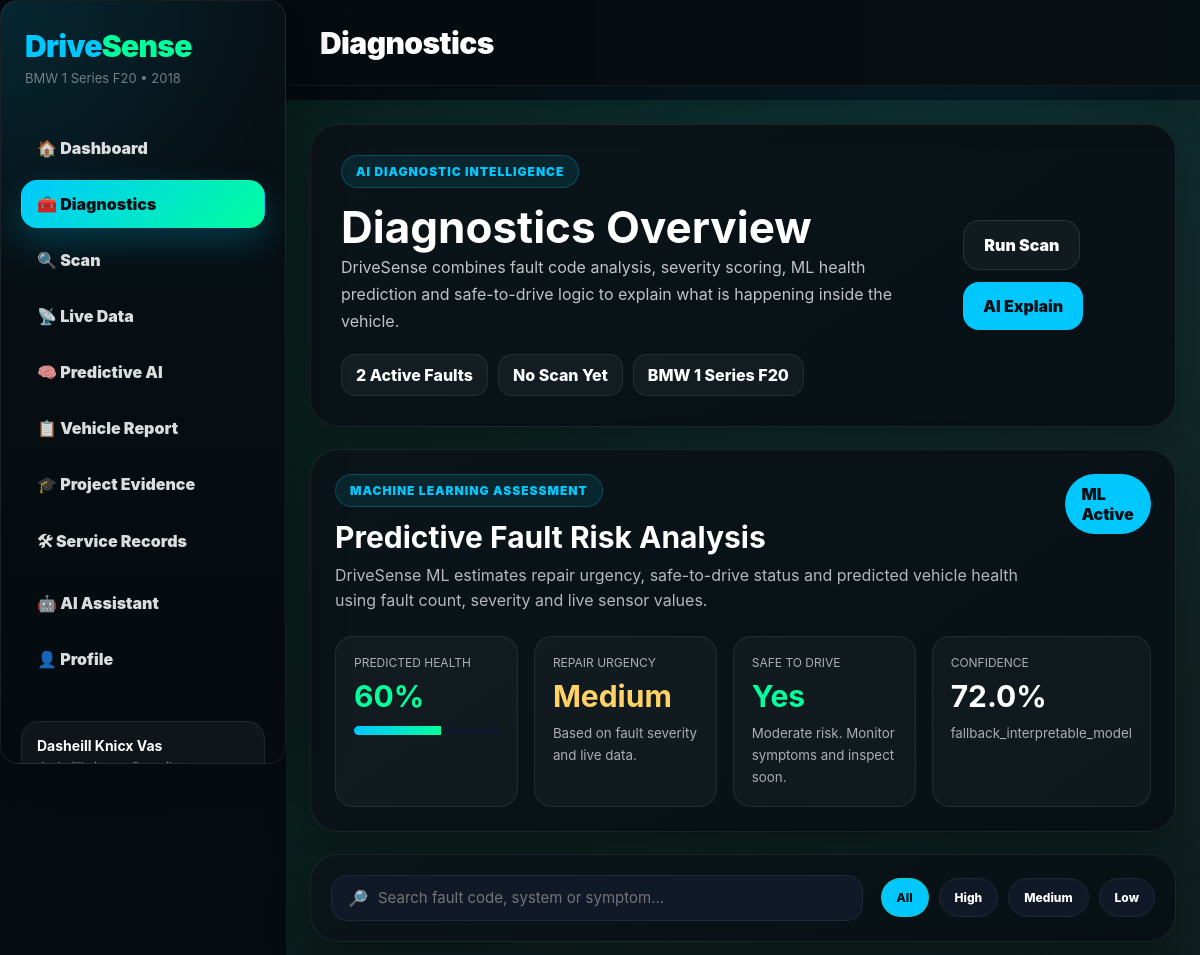
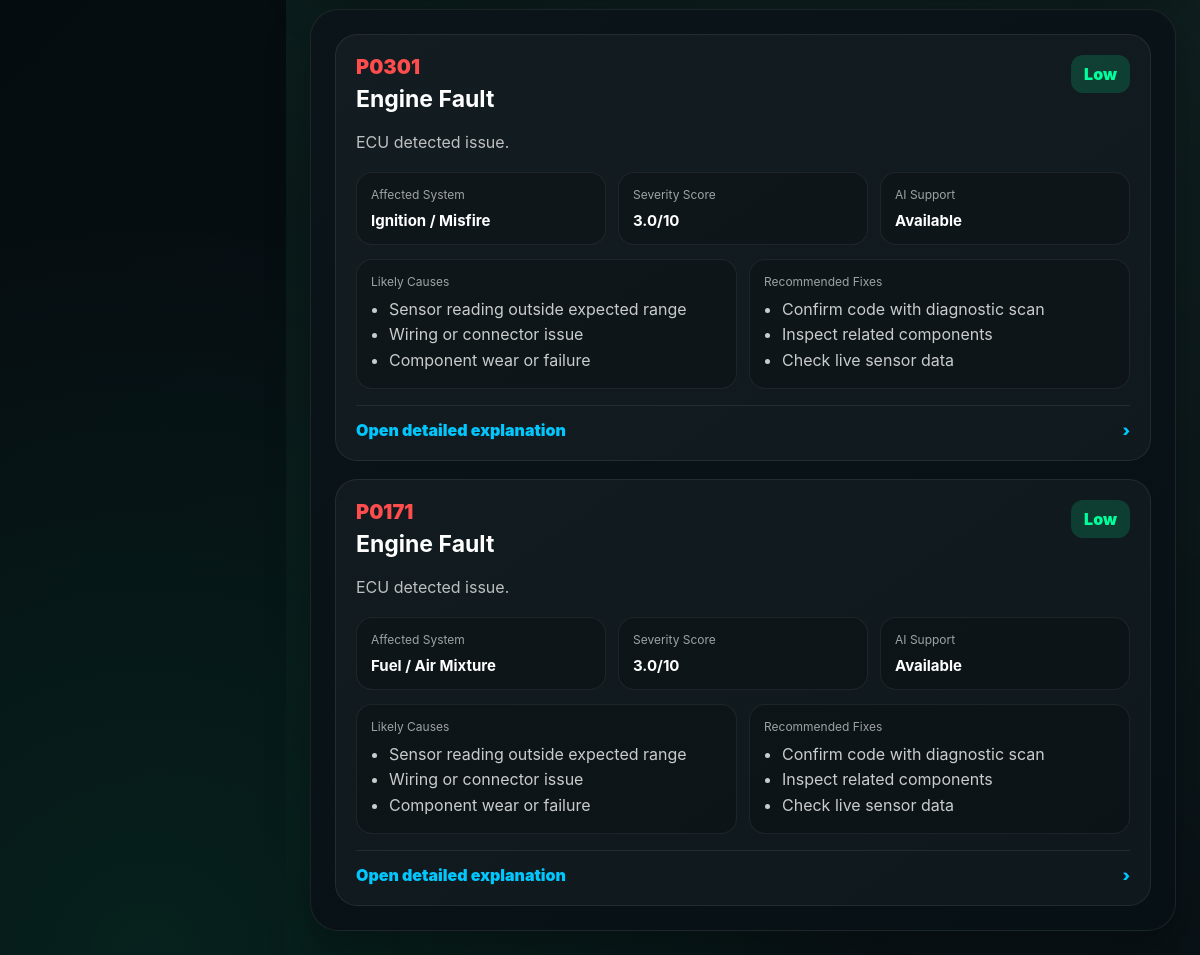
/diagnostics (signed in), run on the app's committed database (2 pictures, top to bottom).
### tables this page shows
CREATE TABLE users (
            id INTEGER PRIMARY KEY AUTOINCREMENT,
            name TEXT NOT NULL,
            email TEXT UNIQUE NOT NULL,
            password_hash TEXT NOT NULL,
            vehicle_name TEXT DEFAULT 'BMW 1 Series F20',
            vehicle_year TEXT DEFAULT '2018',
            vehicle_model TEXT DEFAULT '118i M Sport',
            vehicle_engine TEXT DEFAULT '1.5L Petrol',
            fuel_type TEXT DEFAULT 'Petrol',
            vehicle_mileage INTEGER DEFAULT 65081,
            vin_number TEXT DEFAULT '',
            registration_plate TEXT DEFAULT '',
            mot_expiry TEXT DEFAULT '',
            insurance_expiry TEXT DEFAULT '',
            notifications TEXT DEFAULT 'Enabled',
            obd_port TEXT DEFAULT 'COM5',
            created_at TEXT NOT NULL
        , vehicle_make TEXT DEFAULT 'BMW', vehicle_colour TEXT DEFAULT 'White', top_speed TEXT DEFAULT '130 mph', zero_to_sixty TEXT DEFAULT '8.7 seconds', gearbox TEXT DEFAULT '8 speed automatic', power TEXT DEFAULT '134 BHP', max_torque TEXT DEFAULT '220 Nm at 1,250 rpm', engine_capacity TEXT DEFAULT '1,499 cc', cylinders TEXT DEFAULT '3', fuel_consumption_city TEXT DEFAULT '44.1 mpg', fuel_consumption_extra_urban TEXT DEFAULT '61.4 mpg', fuel_consumption_combined TEXT DEFAULT '54.3 mpg', co2_emission TEXT DEFAULT '122 g/km', co2_label TEXT DEFAULT 'D', tax_status TEXT DEFAULT 'Taxed', tax_due TEXT DEFAULT '2027-05-01', mot_status TEXT DEFAULT 'MOT', mot_pass_rate TEXT DEFAULT '100%', mot_passed_count INTEGER DEFAULT 8, mot_failed_count INTEGER DEFAULT 0, mot_advisory_count INTEGER DEFAULT 0, mot_failed_items_count INTEGER DEFAULT 0, ncap_rating TEXT DEFAULT '5 stars', ncap_adult TEXT DEFAULT '91%', ncap_children TEXT DEFAULT '83%', ncap_pedestrian TEXT DEFAULT '63%', ncap_safety_systems TEXT DEFAULT '86%', ncap_overall TEXT DEFAULT '83%', width TEXT DEFAULT '1765 mm', height TEXT DEFAULT '1421 mm', length TEXT DEFAULT '4329 mm', wheel_base TEXT DEFAULT '2690 mm', kerb_weight TEXT DEFAULT '1320 kg', max_allowed_weight TEXT DEFAULT '1885 kg', fuel_tank_capacity TEXT DEFAULT '52 l', fuel_delivery TEXT DEFAULT 'Direct Injection', number_of_doors TEXT DEFAULT '5', number_of_seats TEXT DEFAULT '5', number_of_axles TEXT DEFAULT '2', engine_number TEXT DEFAULT '40255303');

CREATE TABLE scan_history (
            id INTEGER PRIMARY KEY AUTOINCREMENT,
            scan_time TEXT NOT NULL,
            vehicle_name TEXT,
            health_score INTEGER,
            ml_health_score INTEGER,
            repair_urgency TEXT,
            safe_to_drive INTEGER,
            confidence REAL,
            fault_count INTEGER,
            fault_codes TEXT,
            rpm REAL,
            speed REAL,
            coolant_temp REAL,
            engine_load REAL
        );

### app/routes.py (the view)
@main.route("/diagnostics")
@login_required
def diagnostics():
    return render_template(
        "diagnostics.html",
        active_page="diagnostics",
        faults=_get_faults(),
        **_vehicle_context()
    )

### templates/diagnostics.html (shortened to what this page needs)
{% extends "base.html" %}
{% block content %}
<div class="fade-in diagnosticsPage">
  <section class="diagHero glass">
    <div>
      <div class="heroBadge">AI DIAGNOSTIC INTELLIGENCE</div>
      <h1>Diagnostics Overview</h1>
      <p>
        DriveSense combines fault code analysis, severity scoring, ML health prediction
        and safe-to-drive logic to explain what is happening inside the vehicle.
      </p>
      <div class="heroMeta">
        <span>{{ faults|length if faults else 0 }} Active Faults</span>
        <span>{% if last_scan %}{{ last_scan }}{% else %}No Scan Yet{% endif %}</span>
        <span>{{ vehicle_name }}</span>
      </div>
    </div>
    <div class="diagHeroActions">
      <a class="btnGhost" href="/scan">Run Scan</a>
      {% if faults and faults|length > 0 %}
        <a class="btnPrimary" href="/ai?code={{ faults[0].code }}">AI Explain</a>
      {% else %}
        <a class="btnPrimary" href="/ai">AI Explain</a>
      {% endif %}
    </div>
  </section>
  <section class="mlDiagCard glass">
    <div class="mlDiagHeader">
      <div>
        <div class="heroBadge">MACHINE LEARNING ASSESSMENT</div>
        <h2>Predictive Fault Risk Analysis</h2>
        <p>
          DriveSense ML estimates repair urgency, safe-to-drive status and predicted vehicle health
          using fault count, severity and live sensor values.
        </p>
      </div>
      <div class="mlDiagBadge">ML Active</div>
    </div>
    <div class="mlDiagGrid">
      <div class="mlDiagBox">
        <span>Predicted Health</span>
        <strong class="green">{{ ml_health_score }}%</strong>
        <div class="progressBar">
          <div style="width: {{ ml_health_score }}%"></div>
        </div>
      </div>
      <div class="mlDiagBox">
        <span>Repair Urgency</span>
        {% if repair_urgency == "Critical" %}
          <strong class="red">{{ repair_urgency }}</strong>
        {% elif repair_urgency == "High" %}
          <strong class="orange">{{ repair_urgency }}</strong>
        {% elif repair_urgency == "Medium" %}
          <strong class="yellow">{{ repair_urgency }}</strong>
        {% else %}
          <strong class="green">{{ repair_urgency }}</strong>
        {% endif %}
        <small>Based on fault severity and live data.</small>
      </div>
      <div class="mlDiagBox">
        <span>Safe To Drive</span>
        {% if safe_to_drive %}
          <strong class="green">Yes</strong>
        {% else %}
          <strong class="red">No</strong>
        {% endif %}
        <small>{{ ml_message }}</small>
      </div>
      <div class="mlDiagBox">
        <span>Confidence</span>
        <strong>{{ (ml_confidence * 100)|round(0) }}%</strong>
        <small>{{ ml_model_used }}</small>
      </div>
    </div>
  </section>
  <section class="diagControls glass">
    <div class="searchbox">
      <span>🔎</span>
      <input id="faultSearch" type="text" placeholder="Search fault code, system or symptom...">
    </div>
    <div class="chips" id="severityChips">
      <button class="chip active" data-filter="all">All</button>
      <button class="chip" data-filter="high">High</button>
      <button class="chip" data-filter="medium">Medium</button>
      <button class="chip" data-filter="low">Low</button>
    </div>
  </section>
  <section class="faultPanel glass">
    {% if faults and faults|length > 0 %}
      <div class="faultList" id="faultList">
        {% for f in faults %}
          <a class="faultCard"
             href="/fault/{{ f.code }}"
             data-code="{{ f.code }}"
             data-title="{{ f.title }}"
             data-sev="{{ f.sev_class }}">
            <div class="faultTop">
              <div>
                <div class="faultCode">{{ f.code }}</div>
                <h3>{{ f.title }}</h3>
              </div>
              <div class="faultSeverity {{ f.sev_class }}">
                {{ f.severity_label }}
              </div>
            </div>
            <p class="faultDefinition">
              {{ f.definition if f.definition else "No description available." }}
            </p>
            <div class="intelligenceGrid">
              <div>
                <span>Affected System</span>
                {% if f.code.startswith("P03") %}
                  <strong>Ignition / Misfire</strong>
                {% elif f.code.startswith("P01") %}
                  <strong>Fuel / Air Mixture</strong>
                {% elif f.code.startswith("P04") %}
                  <strong>Emissions / EGR</strong>
                {% else %}
                  <strong>Engine Management</strong>
                {% endif %}
              </div>
              <div>
                <span>Severity Score</span>
                <strong>{{ f.severity_score }}/10</strong>
              </div>
              <div>
                <span>AI Support</span>
                <strong>Available</strong>
              </div>
            </div>
            <div class="causeFixGrid">
              <div>
                <span>Likely Causes</span>
                {% if f.causes %}
                  <ul>
                    {% for cause in f.causes[:3] %}
                      <li>{{ cause }}</li>
                    {% endfor %}
                  </ul>
                {% else %}
                  <ul>
                    <li>Sensor reading outside expected range</li>
                    <li>Wiring or connector issue</li>
                    <li>Component wear or failure</li>
                  </ul>
                {% endif %}
              </div>
              <div>
                <span>Recommended Fixes</span>
                {% if f.solutions %}
                  <ul>
                    {% for solution in f.solutions[:3] %}
                      <li>{{ solution }}</li>
                    {% endfor %}
                  </ul>
                {% else %}
                  <ul>
                    <li>Confirm code with diagnostic scan</li>
                    <li>Inspect related components</li>
                    <li>Check live sensor data</li>
                  </ul>
                {% endif %}
              </div>
            </div>
            <div class="faultFooter">
              <span>Open detailed explanation</span>
              <span>›</span>
            </div>
          </a>
        {% endfor %}
      </div>
    {% else %}
      <div class="emptyState">
        <h2>No faults detected</h2>
        <p>Run a scan to populate diagnostics and AI fault explanations.</p>
        <a class="btnPrimary" href="/scan">Run Scan</a>
      </div>
    {% endif %}
  </section>
</div>
{% endblock %}

### templates/base.html (shortened to what this page needs)
<!doctype html>
<html lang="en" data-theme="dark">
<head>
  <link rel="stylesheet" href="{{ url_for('static', filename='css/style.css') }}">
</head>
<body>
<div class="app-wrapper">
    <aside class="sidebar" id="sidebar">
        <div>
            <div class="logo">
                <h2>Drive<span>Sense</span></h2>
                <span class="vehicle-label">
                    {{ vehicle_name }} • {{ vehicle_year }}
                </span>
            </div>
            <nav class="nav-links">
                <a href="/" class="{% if active_page == 'dashboard' %}active{% endif %}">
                    <span>🏠 Dashboard</span>
                </a>
                <a href="/diagnostics" class="{% if active_page == 'diagnostics' %}active{% endif %}">
                    <span>🧰 Diagnostics</span>
                </a>
                <a href="/scan" class="{% if active_page == 'scan' %}active{% endif %}">
                    <span>🔍 Scan</span>
                </a>
                <a href="/live" class="{% if active_page == 'live' %}active{% endif %}">
                    <span>📡 Live Data</span>
                </a>
                <a href="/predictive" class="{% if active_page == 'predictive' %}active{% endif %}">
                    <span>🧠 Predictive AI</span>
                </a>
                <a href="/vehicle-report" class="{% if active_page == 'vehicle_report' %}active{% endif %}">
                    <span>📋 Vehicle Report</span>
                </a>
                <a href="/project-evidence" class="{% if active_page == 'project_evidence' %}active{% endif %}">
                    <span>🎓 Project Evidence</span>
                </a>
                <a href="/service" class="{% if active_page == 'service' %}active{% endif %}">
                    <span>🛠 Service Records</span>
                </a>
                <a href="/ai" class="{% if active_page == 'ai' %}active{% endif %}">
                    <span>🤖 AI Assistant</span>
                </a>
                <a href="/profile" class="{% if active_page == 'profile' %}active{% endif %}">
                    <span>👤 Profile</span>
                </a>
            </nav>
        </div>
        <div class="sidebar-bottom">
            {% if user_name %}
                <div class="user-box">
                    <strong>{{ user_name }}</strong>
                    <span>{{ user_email }}</span>
                </div>
            {% else %}
                <a href="/login" class="login-link">
                    Login
                </a>
            {% endif %}
        </div>
    </aside>
    <div class="main-area">
        <header class="topbar">
            <h1 class="page-title">
                {% if active_page == "dashboard" %}
                    Dashboard
                {% elif active_page == "diagnostics" %}
                    Diagnostics
                {% elif active_page == "scan" %}
                    Scan Vehicle
                {% elif active_page == "live" %}
                    Live Data
                {% elif active_page == "predictive" %}
                    Predictive AI
                {% elif active_page == "vehicle_report" %}
                    Vehicle Report
                {% elif active_page == "project_evidence" %}
                    Project Evidence
                {% elif active_page == "service" %}
                    Service Records
                {% elif active_page == "ai" %}
                    AI Assistant
                {% elif active_page == "profile" %}
                    Profile
                {% elif active_page == "auth" %}
                    DriveSense Account
                {% else %}
                    DriveSense AI
                {% endif %}
            </h1>
        </header>
        <main class="content">
            {% block content %}{% endblock %}
        </main>
    </div>
</div>
</body>
</html>

### data on the page
users: vehicle_name "BMW 1 Series F20", vehicle_year "2018", name "Dasheill Knicx Vas"
scan_history: repair_urgency "Medium"

### other printed values
{{ faults|length if faults else 0 }} "2"
{{ ml_health_score }} "60"
{{ ml_message }} "Moderate risk. Monitor symptoms and inspect soon."
{{ (ml_confidence * 100)|round(0) }} "72.0"
{{ ml_model_used }} "fallback_interpretable_model"
{{ f.code }} "P0301" "P0171"
{{ f.title }} "Engine Fault" "Engine Fault"
{{ f.severity_label }} "Low" "Low"
{{ f.definition if f.definition else "No description available." }} "ECU detected issue." "ECU detected issue."
{{ f.severity_score }} "3.0" "3.0"
